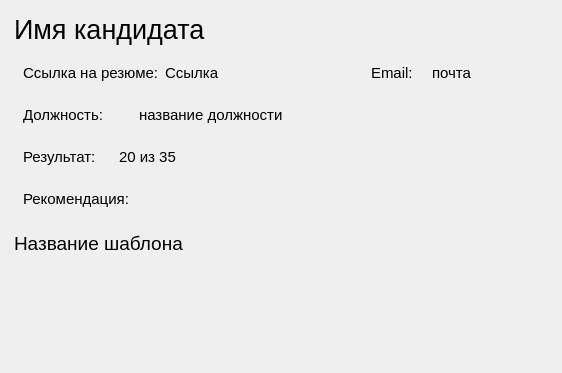
                      <widget class="QWidget" name="candidateScrollAreaWidgetContents">
                       <property name="geometry">
                        <rect>
                         <x>0</x>
                         <y>0</y>
                         <width>562</width>
                         <height>373</height>
                        </rect>
                       </property>
                       <layout class="QVBoxLayout" name="verticalLayout_38">
                        <property name="spacing">
                         <number>0</number>
                        </property>
                        <property name="leftMargin">
                         <number>0</number>
                        </property>
                        <property name="topMargin">
                         <number>0</number>
                        </property>
                        <property name="rightMargin">
                         <number>0</number>
                        </property>
                        <property name="bottomMargin">
                         <number>0</number>
                        </property>
                        <item>
                         <layout class="QVBoxLayout" name="candidateVverticalLayout">
                          <property name="spacing">
                           <number>0</number>
                          </property>
                          <property name="leftMargin">
                           <number>5</number>
                          </property>
                          <item alignment="Qt::AlignTop">
                           <widget class="QWidget" name="widget_48" native="true">
                            <layout class="QVBoxLayout" name="verticalLayout_61">
                             <item>
                              <widget class="QLabel" name="candidateFIOLabel">
                               <property name="minimumSize">
                                <size>
                                 <width>300</width>
                                 <height>40</height>
                                </size>
                               </property>
                               <property name="maximumSize">
                                <size>
                                 <width>16777215</width>
                                 <height>40</height>
                                </size>
                               </property>
                               <property name="font">
                                <font>
                                 <pointsize>20</pointsize>
                                </font>
                               </property>
                               <property name="text">
                                <string>Имя кандидата</string>
                               </property>
                              </widget>
                             </item>
                             <item>
                              <widget class="QWidget" name="widget_22" native="true">
                               <layout class="QHBoxLayout" name="horizontalLayout_29">
                                <item>
                                 <widget class="QLabel" name="llabel">
                                  <property name="minimumSize">
                                   <size>
                                    <width>120</width>
                                    <height>0</height>
                                   </size>
                                  </property>
                                  <property name="maximumSize">
                                   <size>
                                    <width>165</width>
                                    <height>16777215</height>
                                   </size>
                                  </property>
                                  <property name="font">
                                   <font>
                                    <pointsize>11</pointsize>
                                   </font>
                                  </property>
                                  <property name="text">
                                   <string>Ссылка на резюме:</string>
                                  </property>
                                 </widget>
                                </item>
                                <item>
                                 <widget class="QLabel" name="linkLabel">
                                  <property name="minimumSize">
                                   <size>
                                    <width>200</width>
                                    <height>0</height>
                                   </size>
                                  </property>
                                  <property name="maximumSize">
                                   <size>
                                    <width>150</width>
                                    <height>16777215</height>
                                   </size>
                                  </property>
                                  <property name="font">
                                   <font>
                                    <pointsize>11</pointsize>
                                   </font>
                                  </property>
                                  <property name="text">
                                   <string>Ссылка</string>
                                  </property>
                                 </widget>
                                </item>
                                <item>
                                 <widget class="QLabel" name="label110">
                                  <property name="minimumSize">
                                   <size>
                                    <width>45</width>
                                    <height>0</height>
                                   </size>
                                  </property>
                                  <property name="maximumSize">
                                   <size>
                                    <width>55</width>
                                    <height>16777215</height>
                                   </size>
                                  </property>
                                  <property name="font">
                                   <font>
                                    <pointsize>11</pointsize>
                                   </font>
                                  </property>
                                  <property name="text">
                                   <string>Email: </string>
                                  </property>
                                 </widget>
                                </item>
                                <item>
                                 <widget class="QLabel" name="emailLabel">
                                  <property name="font">
                                   <font>
                                    <pointsize>11</pointsize>
                                   </font>
                                  </property>
                                  <property name="text">
                                   <string>почта</string>
                                  </property>
                                 </widget>
                                </item>
                               </layout>
                              </widget>
                             </item>
                             <item>
                              <widget class="QWidget" name="widget_23" native="true">
                               <layout class="QHBoxLayout" name="horizontalLayout_30">
                                <item>
                                 <widget class="QLabel" name="label52">
                                  <property name="maximumSize">
                                   <size>
                                    <width>110</width>
                                    <height>16777215</height>
                                   </size>
                                  </property>
                                  <property name="font">
                                   <font>
                                    <pointsize>11</pointsize>
                                   </font>
                                  </property>
                                  <property name="text">
                                   <string>Должность:</string>
                                  </property>
                                 </widget>
                                </item>
                                <item>
                                 <widget class="QLabel" name="positionName">
                                  <property name="font">
                                   <font>
                                    <pointsize>11</pointsize>
                                   </font>
                                  </property>
                                  <property name="text">
                                   <string>название должности</string>
                                  </property>
                                 </widget>
                                </item>
                               </layout>
                              </widget>
                             </item>
                             <item>
                              <widget class="QWidget" name="widget_19" native="true">
                               <layout class="QHBoxLayout" name="horizontalLayout_26">
                                <item>
                                 <widget class="QLabel" name="label53">
                                  <property name="maximumSize">
                                   <size>
                                    <width>90</width>
                                    <height>16777215</height>
                                   </size>
                                  </property>
                                  <property name="font">
                                   <font>
                                    <pointsize>11</pointsize>
                                   </font>
                                  </property>
                                  <property name="text">
                                   <string>Результат:</string>
                                  </property>
                                 </widget>
                                </item>
                                <item>
                                 <widget class="QLabel" name="scoreLabel">
                                  <property name="font">
                                   <font>
                                    <pointsize>11</pointsize>
                                   </font>
                                  </property>
                                  <property name="text">
                                   <string>20 из 35</string>
                                  </property>
                                 </widget>
                                </item>
                               </layout>
                              </widget>
                             </item>
                             <item>
                              <widget class="QWidget" name="widget_20" native="true">
                               <layout class="QHBoxLayout" name="horizontalLayout_27">
                                <item alignment="Qt::AlignLeft|Qt::AlignTop">
                                 <widget class="QLabel" name="recommendationText">
                                  <property name="font">
                                   <font>
                                    <pointsize>11</pointsize>
                                   </font>
                                  </property>
                                  <property name="text">
                                   <string>Рекомендация: </string>
                                  </property>
                                 </widget>
                                </item>
                               </layout>
                              </widget>
                             </item>
                             <item>
                              <widget class="QLabel" name="questionnaryName">
                               <property name="minimumSize">
                                <size>
                                 <width>300</width>
                                 <height>40</height>
                                </size>
                               </property>
                               <property name="maximumSize">
                                <size>
                                 <width>300</width>
                                 <height>40</height>
                                </size>
                               </property>
                               <property name="font">
                                <font>
                                 <pointsize>14</pointsize>
                                </font>
                               </property>
                               <property name="text">
                                <string>Название шаблона</string>
                               </property>
                              </widget>
                             </item>
                             <item>
                              <widget class="QWidget" name="answersWidget" native="true">
                               <layout class="QVBoxLayout" name="verticalLayout_37">
                                <property name="spacing">
                                 <number>0</number>
                                </property>
                                <property name="leftMargin">
                                 <number>0</number>
                                </property>
                                <property name="topMargin">
                                 <number>0</number>
                                </property>
                                <property name="rightMargin">
                                 <number>0</number>
                                </property>
                                <property name="bottomMargin">
                                 <number>0</number>
                                </property>
                               </layout>
                              </widget>
                             </item>
                            </layout>
                           </widget>
                          </item>
                         </layout>
                        </item>
                       </layout>
                      </widget>
